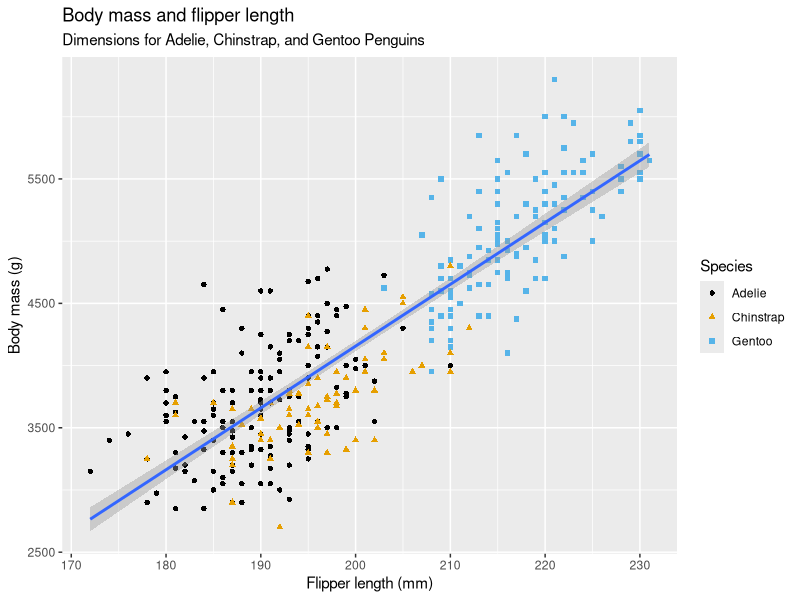
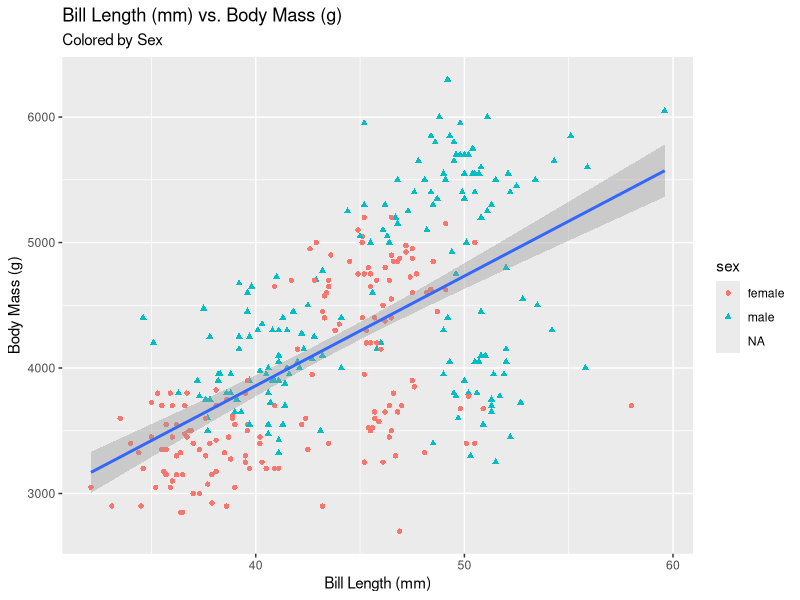

The R script that drew these images, in order:
## ---- chunk 1
## Note that this code chunk will not appear in your knitted file because of the option `include=FALSE`
## First, we load packages we need.If you get an error, make sure you have these installed by running the following code. You only need to install once, but you must load packages every time you start a new session.
#install.packages("tidyverse")
#install.packages("palmerpenguins")
#install.packages('ggthemes')
library(tidyverse)
library(palmerpenguins)
library(ggthemes)
## ---- chunk 2
data(penguins)
## ---- chunk 3
glimpse(penguins)
## ---- chunk 4
ggplot(
  data = penguins,
  mapping = aes(x = flipper_length_mm, y = body_mass_g)
) +
  geom_point(aes(color = species, shape = species)) +
  geom_smooth(method = "lm") +
  labs(
    title = "Body mass and flipper length",
    subtitle = "Dimensions for Adelie, Chinstrap, and Gentoo Penguins",
    x = "Flipper length (mm)", y = "Body mass (g)",
    color = "Species", shape = "Species"
  ) +
  scale_color_colorblind()
## ---- chunk 5
ggplot(data=penguins,
       mapping = aes(x=bill_length_mm, y=body_mass_g),
       ) +
  geom_point(mapping = aes(color=sex, shape=sex)) +
  geom_smooth(method="lm")+
  labs(
    title="Bill Length (mm) vs. Body Mass (g)",
    subtitle = "Colored by Sex",
    x = "Bill Length (mm)", y = "Body Mass (g)"
  )
